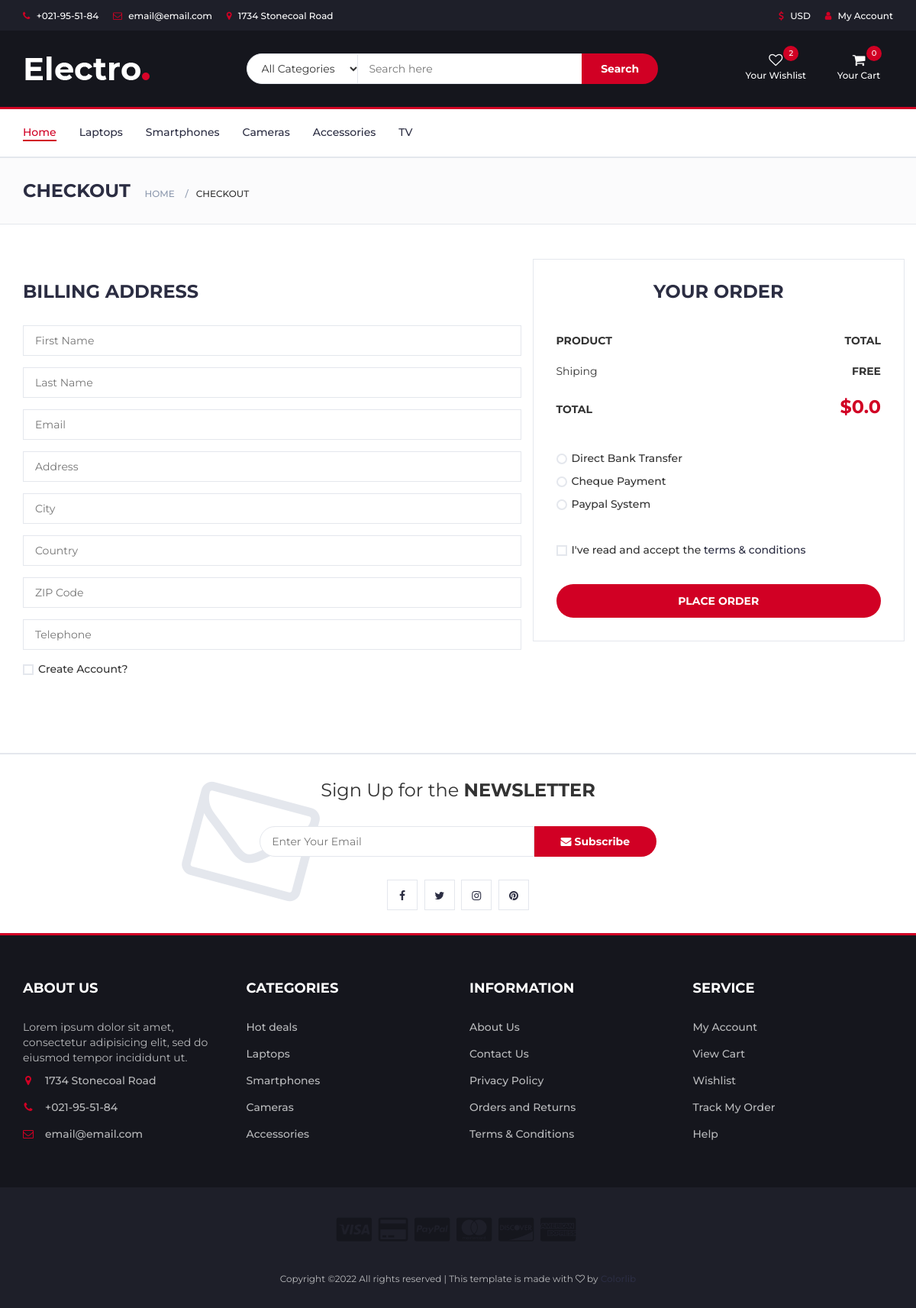
/cart, run on an earlier commit of the app's database.
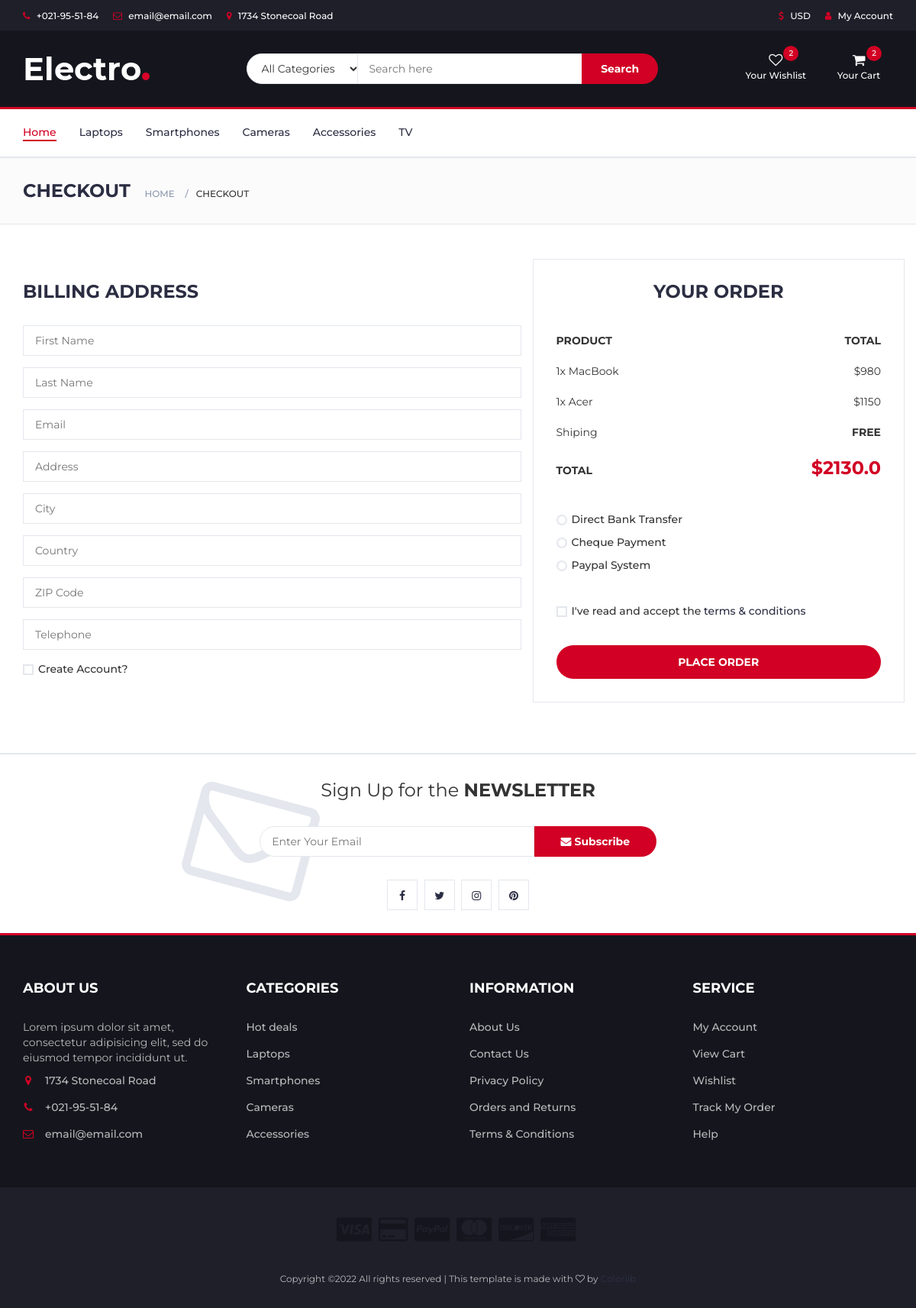
And on a later commit of the database.
### main/models.py (models this page shows, shortened)
class Cart(models.Model):
    title = models.CharField(max_length=300, blank=True, default='')
    email = models.CharField(max_length=200, blank=True, default='')
    last_name = models.CharField(max_length=200, blank=True, default='')
    first_name = models.CharField(max_length=200, blank=True, default='')
    zip_code = models.CharField(max_length=200, blank=True, default='')
    country = models.CharField(max_length=200, blank=True, default='')
    city = models.CharField(max_length=200, blank=True, default='')
    person = models.CharField(max_length=200, blank=True, default='')
    phone = models.CharField(max_length=200, blank=True, default='')
    address = models.CharField(max_length=200, blank=True, default='')
    payed = models.IntegerField(default=0)
    status = models.IntegerField(default=0)
    session_id = models.CharField(max_length=300, blank=True, null=True ,default='')
    amount = models.FloatField(default=0)
    discount = models.FloatField(default=0)
    orig_price = models.FloatField(default=0)
    price = models.FloatField(default=0)
    is_accepted = models.BooleanField(default=False)

class Category(models.Model):
    title = models.CharField(max_length=300)
    logo = models.ImageField(upload_to='uploads')
    is_main = models.BooleanField()

class CartItem(models.Model):
    product = models.ForeignKey(Product, on_delete=models.CASCADE)
    amount = models.IntegerField(default=0)
    product_price = models.IntegerField(default=0)
    cart = models.ForeignKey(Cart, on_delete=models.CASCADE)
    status = models.IntegerField(default=0)

class Product(models.Model):
    title = models.CharField(max_length=300)
    views = models.IntegerField(default=0)
    rating = models.FloatField(default=0.0)
    old_price = models.IntegerField(default=0)
    new_price = models.IntegerField(default=0)
    size = models.ForeignKey('Size', on_delete=models.CASCADE, null=True)
    color = models.ForeignKey('Color', on_delete=models.CASCADE, null=True)
    category = models.ForeignKey(Category, on_delete=models.CASCADE)
    logo = models.ImageField(upload_to='uploads')
    discount = models.IntegerField(default=0)
    is_new = models.BooleanField()
    is_best_seller = models.BooleanField()
    short_description = models.TextField(max_length=500)
    description = models.TextField(max_length=1000, null=True)
    details = models.TextField(max_length=1000, null=True)

### main/views.py (the view)
# urls.py: path('cart', views.cartHandler, name='cart'),
def cartHandler(request):
	if request.method == 'POST':
		action = request.POST.get('action', '')
		if action == 'add_to_cart':
			if request.POST.get('product_id') != '':
				product_id = int(request.POST.get('product_id'))
			else:
				product_id = 0
			amount = int(request.POST.get('amount', 0))
			open_carts = Cart.objects.filter(
				session_id=request.session.session_key).filter(status=0)
			if not open_carts:
				new_cart = Cart()
				new_cart.session_id = request.session.session_key
				new_cart.save()
			else:
				new_cart = open_carts[0]
			cart_items = CartItem.objects.filter(cart__id=new_cart.id).filter(
				product__id=product_id).filter(status=0)
			if cart_items:
				new_cart_item = cart_items[0]
				new_cart_item.amount += amount
				new_cart_item.save()
			else:
				new_cart_item = CartItem()
				new_cart_item.product = Product.objects.get(id=product_id)
				new_cart_item.cart = Cart.objects.get(id=new_cart.id)
				new_cart_item.amount = amount
				new_cart_item.product_price = new_cart_item.product.new_price
				new_cart_item.save()
		elif action == 'remove_from_cart':
			product_id = int(request.POST.get('product_id', 0))
			open_carts = Cart.objects.filter(
				session_id=request.session.session_key).filter(status=0)
			if open_carts:
				new_cart = open_carts[0]
			if new_cart:
				cart_items = CartItem.objects.filter(
					cart__id=new_cart.id).filter(product__id=product_id)
				for ci in cart_items:
					ci.status = -1
					ci.save()
		elif action == 'checkout':
			open_carts = Cart.objects.filter(
				session_id=request.session.session_key).filter(status=0)
			if open_carts:
				new_cart = open_carts[0]
				new_cart.last_name = request.POST.get('last_name', '')
				new_cart.first_name = request.POST.get('first_name', '')
				new_cart.email = request.POST.get('email', '')
				new_cart.address = request.POST.get('city', '')
				new_cart.city = request.POST.get('city', '')
				new_cart.country = request.POST.get('country', '')
				new_cart.zip_code = request.POST.get('zip_code', '')
				new_cart.phone = request.POST.get('phone', '')
				new_cart.status = 1
				new_cart.save()
		if action in ['add_to_cart', 'remove_from_cart']:
			open_carts = Cart.objects.filter(
				session_id=request.session.session_key).filter(status=0)
			if open_carts:
				new_cart = open_carts[0]
				cart_items = CartItem.objects.filter(
					cart__id=new_cart.id).filter(status=0)
				all_sum = 0
				items_count = 0
				for ci in cart_items:
					all_sum += ci.amount * ci.product_price
					items_count += ci.amount
				new_cart.orig_price = all_sum
				new_cart.price = all_sum
				new_cart.amount = items_count
				new_cart.save()
		return JsonResponse({'success': True, '_success': True})
	else:
		cart = {}
		cart_items = []
		open_carts = Cart.objects.filter(
			session_id=request.session.session_key).filter(status=0)
		if open_carts:
			open_cart = open_carts[0]
			cart_items = CartItem.objects.filter(
				cart__id=open_cart.id).filter(status=0)
			cart = open_cart
	categories = Category.objects.all()
	return render(request, 'cart.html', {
		'cart': cart,
		'cart_items': cart_items,
		'categories': categories
	})

### main/templatetags/tags-library.py (called while the page is built)
@register.filter
def to_int(value):
    if int(value) == value * 1.0:
        return int(value)
    else:
        return value

@register.filter
def to_money(value):
    return '%s $' % str(value)

### templates/cart.html (shortened to what this page needs)
{% extends 'main.html' %}
{% load static %}
    {% block content %}
		<div id="breadcrumb" class="section">
			<div class="container">
				<div class="row">
					<div class="col-md-12">
						<h3 class="breadcrumb-header">Checkout</h3>
						<ul class="breadcrumb-tree">
							<li><a href="#">Home</a></li>
							<li class="active">Checkout</li>
						</ul>
					</div>
				</div>
			</div>
		</div>
		<div class="section">
			<div class="container">
				<div class="row">
					<div class="col-md-7">
						<div class="billing-details">
							<div class="section-title">
								<h3 class="title">Billing address</h3>
							</div>
							<div class="form-group">
								<input class="input" type="text" name="first_name" placeholder="First Name" value="{{ current_user.first_name }}">
							</div>
							<div class="form-group">
								<input class="input" type="text" name="last_name" placeholder="Last Name" value="{{ current_user.last_name }}">
							</div>
							<div class="form-group">
								<input class="input" type="email" name="email" placeholder="Email" value="{{ current_user.email }}">
							</div>
							<div class="form-group">
								<input class="input" type="text" name="address" placeholder="Address">
							</div>
							<div class="form-group">
								<input class="input" type="text" name="city" placeholder="City">
							</div>
							<div class="form-group">
								<input class="input" type="text" name="country" placeholder="Country">
							</div>
							<div class="form-group">
								<input class="input" type="text" name="zip_code" placeholder="ZIP Code">
							</div>
							<div class="form-group">
								<input class="input" type="tel" name="phone" placeholder="Telephone">
							</div>
							<div class="form-group">
								<div class="input-checkbox">
									<label for="create-account">
										<span></span>
										Create Account?
									</label>
								</div>
							</div>
						</div>
					</div>
					<div class="col-md-5 order-details">
						<div class="section-title text-center">
							<h3 class="title">Your Order</h3>
						</div>
						<div class="order-summary">
							<div class="order-col">
								<div><strong>PRODUCT</strong></div>
								<div><strong>TOTAL</strong></div>
							</div>
                            {% for ci in cart_items %}
							<div class="order-products">
								<div class="order-col">
									<div>{{ ci.amount }}x {{ ci.product.title }} </div>
									<div>${{ ci.product_price }}</div>
								</div>
							</div>
                            {% endfor %}
							<div class="order-col">
								<div>Shiping</div>
								<div><strong>FREE</strong></div>
							</div>
							<div class="order-col">
								<div><strong>TOTAL</strong></div>
								<div><strong class="order-total">${{ cart.orig_price }}</strong></div>
							</div>
						</div>
						<div class="payment-method">
							<div class="input-radio">
								<label for="payment-1">
									<span></span>
									Direct Bank Transfer
								</label>
							</div>
							<div class="input-radio">
								<label for="payment-2">
									<span></span>
									Cheque Payment
								</label>
							</div>
							<div class="input-radio">
								<label for="payment-3">
									<span></span>
									Paypal System
								</label>
							</div>
						</div>
						<div class="input-checkbox">
							<label for="terms">
								<span></span>
								I've read and accept the <a href="#">terms & conditions</a>
							</label>
						</div>
						<a href="#" class="js-checkout primary-btn order-submit">Place order</a>
					</div>
				</div>
			</div>
		</div>
    {% endblock %}

### templates/main.html (shortened to what this page needs)
{% load static %}
<!DOCTYPE html>
<html lang="en">
	<head>
		<link type="text/css" rel="stylesheet" href="{% static 'css/bootstrap.min.css' %}"/>
		<link type="text/css" rel="stylesheet" href="{% static 'css/slick.css' %}"/>
		<link type="text/css" rel="stylesheet" href="{% static 'css/slick-theme.css' %}"/>
		<link type="text/css" rel="stylesheet" href="{% static 'css/nouislider.min.css' %}"/>
		<link rel="stylesheet" href="{% static 'css/font-awesome.min.css' %}">
		<link href="//maxcdn.bootstrapcdn.com/font-awesome/4.1.0/css/font-awesome.min.css" rel="stylesheet"/>
		<link type="text/css" rel="stylesheet" href="{% static 'css/style.css' %}"/>
	</head>
	<body>
		{% load tags-library %}
		<header>
			<div id="top-header">
				<div class="container">
					<ul class="header-links pull-left">
						<li><a href="#"><i class="fa fa-phone"></i> +021-95-51-84</a></li>
						<li><a href="#"><i class="fa fa-envelope-o"></i> email@email.com</a></li>
						<li><a href="#"><i class="fa fa-map-marker"></i> 1734 Stonecoal Road</a></li>
					</ul>
					<ul class="header-links pull-right">
						<li><a href="#"><i class="fa fa-dollar"></i> USD</a></li>
						<li><a href="#"><i class="fa fa-user"></i> My Account</a></li>
					</ul>
				</div>
			</div>
			<div id="header">
				<div class="container">
					<div class="row">
						<div class="col-md-3">
							<div class="header-logo">
								<a href="{% url 'index' %}" class="logo">
									<img src="/media/img/logo.png" alt="">
								</a>
							</div>
						</div>
						<div class="col-md-6">
							<div class="header-search">
								<form method="GET" action="/products">
									<select class="input-select" name={{category_id}}>
										<option value="0">All Categories</option>
									<input class="input" name="q" placeholder="Search here" value="{{search_value}}">
									<button class="search-btn">Search</button>
								</form>
							</div>
						</div>
						<div class="col-md-3 clearfix">
							<div class="header-ctn">
								<div>
									<a href="#">
										<i class="fa fa-heart-o"></i>
										<span>Your Wishlist</span>
										<div class="qty">2</div>
									</a>
								</div>
								<div class="dropdown">
									<a class="dropdown-toggle" data-toggle="dropdown" aria-expanded="true">
										<i class="fa fa-shopping-cart"></i>
										<span>Your Cart</span>
										<div class="qty">{% if cart %} {{cart.amount | to_int}} {% else %}0{% endif %}</div>
									</a>
								</div>
							</div>
						</div>
					</div>
				</div>
			</div>
		</header>
		<nav id="navigation">
			<div class="container">
				<div id="responsive-nav">
					<ul class="main-nav nav navbar-nav">
						<li {% if not active_category %} class="active" {% endif %}><a href="{% url 'index' %}">Home</a></li>
						{% for category in categories %}
							<li {% if active_category and active_category.id == category.id %} class="active" {% endif %}><a href="/products/?category_id={{category.id}}">{{category.title}}</a></li>
						{% endfor %}
					</ul>
				</div>
			</div>
		</nav>
		{% block content %}
		{% endblock content %}
		<div id="newsletter" class="section">
			<div class="container">
				<div class="row">
					<div class="col-md-12">
						<div class="newsletter">
							<p>Sign Up for the <strong>NEWSLETTER</strong></p>
							<form>
								<input class="input" type="email" placeholder="Enter Your Email">
								<button class="newsletter-btn"><i class="fa fa-envelope"></i> Subscribe</button>
							</form>
							<ul class="newsletter-follow">
								<li>
									<a href="#"><i class="fa fa-facebook"></i></a>
								</li>
								<li>
									<a href="#"><i class="fa fa-twitter"></i></a>
								</li>
								<li>
									<a href="#"><i class="fa fa-instagram"></i></a>
								</li>
								<li>
									<a href="#"><i class="fa fa-pinterest"></i></a>
								</li>
							</ul>
						</div>
					</div>
				</div>
			</div>
		</div>
		<footer id="footer">
			<div class="section">
				<div class="container">
					<div class="row">
						<div class="col-md-3 col-xs-6">
							<div class="footer">
								<h3 class="footer-title">About Us</h3>
								<p>Lorem ipsum dolor sit amet, consectetur adipisicing elit, sed do eiusmod tempor incididunt ut.</p>
								<ul class="footer-links">
									<li><a href="#"><i class="fa fa-map-marker"></i>1734 Stonecoal Road</a></li>
									<li><a href="#"><i class="fa fa-phone"></i>+021-95-51-84</a></li>
									<li><a href="#"><i class="fa fa-envelope-o"></i>email@email.com</a></li>
								</ul>
							</div>
						</div>
						<div class="col-md-3 col-xs-6">
							<div class="footer">
								<h3 class="footer-title">Categories</h3>
								<ul class="footer-links">
									<li><a href="#">Hot deals</a></li>
									<li><a href="#">Laptops</a></li>
									<li><a href="#">Smartphones</a></li>
									<li><a href="#">Cameras</a></li>
									<li><a href="#">Accessories</a></li>
								</ul>
							</div>
						</div>
						<div class="col-md-3 col-xs-6">
							<div class="footer">
								<h3 class="footer-title">Information</h3>
								<ul class="footer-links">
									<li><a href="#">About Us</a></li>
									<li><a href="#">Contact Us</a></li>
									<li><a href="#">Privacy Policy</a></li>
									<li><a href="#">Orders and Returns</a></li>
									<li><a href="#">Terms & Conditions</a></li>
								</ul>
							</div>
						</div>
						<div class="col-md-3 col-xs-6">
							<div class="footer">
								<h3 class="footer-title">Service</h3>
								<ul class="footer-links">
									<li><a href="#">My Account</a></li>
									<li><a href="#">View Cart</a></li>
									<li><a href="#">Wishlist</a></li>
									<li><a href="#">Track My Order</a></li>
									<li><a href="#">Help</a></li>
								</ul>
							</div>
						</div>
					</div>
				</div>
			</div>
			<div id="bottom-footer" class="section">
				<div class="container">
					<div class="row">
						<div class="col-md-12 text-center">
							<ul class="footer-payments">
								<li><a href="#"><i class="fa fa-cc-visa"></i></a></li>
								<li><a href="#"><i class="fa fa-credit-card"></i></a></li>
								<li><a href="#"><i class="fa fa-cc-paypal"></i></a></li>
								<li><a href="#"><i class="fa fa-cc-mastercard"></i></a></li>
								<li><a href="#"><i class="fa fa-cc-discover"></i></a></li>
								<li><a href="#"><i class="fa fa-cc-amex"></i></a></li>
							</ul>
							<span class="copyright">
								Copyright &copy;<script>document.write(new Date().getFullYear());</script> All rights reserved | This template is made with <i class="fa fa-heart-o" aria-hidden="true"></i> by <a href="https://colorlib.com" target="_blank">Colorlib</a>
							</span>
						</div>
					</div>
				</div>
			</div>
		</footer>
	</body>
</html>

What changed in the data, as far as the page shows it:
no longer on this page (row edited): Cart: amount|to_int "0", orig_price "0.0"
added Cart: amount|to_int "2", orig_price "2130.0"
added CartItem: amount "1", product "MacBook", product_price "980"
added CartItem: amount "1", product "Acer", product_price "1150"
